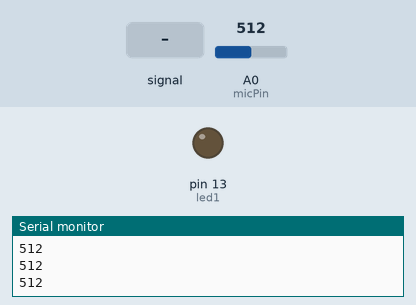
Bench run of a sketch on a simulated Arduino Uno, built with avr-gcc and run on an emulated ATmega328P. Shown: output pins drawn as LEDs (lit = HIGH), the last lines printed to the serial monitor. Dashed ring = blinking. Inputs (shaded band) come from the test bench; at power-on: A0 (micPin) = 512.

Above: at 1.7 s.
1.8 s: A0 (micPin) fed a 200 Hz sine of ±81 counts around its level
At 1.95 s:
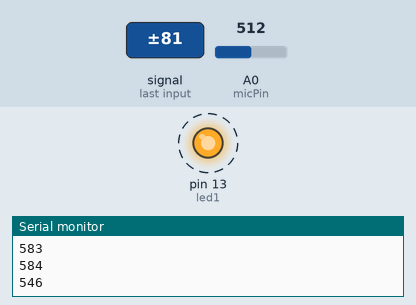
4.8 s: A0 (micPin) set to 716
At 6.0 s:
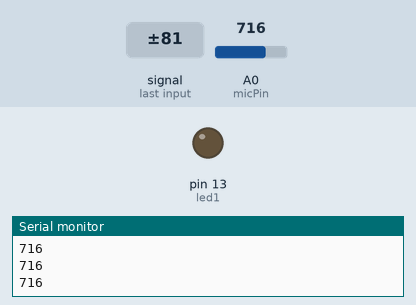
6.3 s: A0 (micPin) set to 725
At 7.6 s:
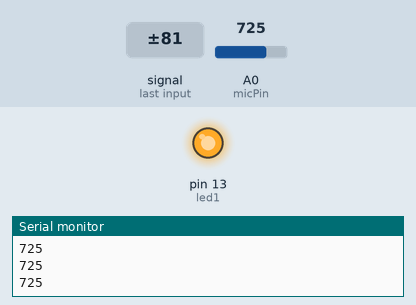
7.9 s: A0 (micPin) set to 900
At 9.1 s:
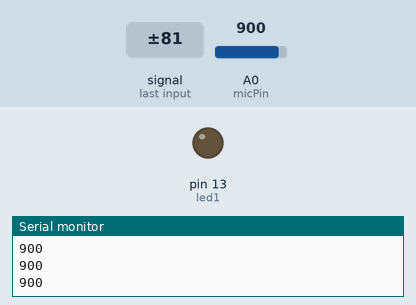
Timing chart, 0 to 10.5 s (numbered marks = the images above; inputs shaded):
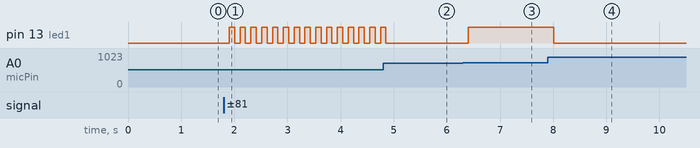

The sketch:

Clap_Switch.ino
```cpp
// Code Made by Gaurav@Electrovilla:- www.youtube.com/@Electrovilla
// Tutorial Video:- https://youtu.be/9olFSDUw1So
int micPin = A0;          // pin that the mic is attached to
int micValue1 = 0;
int micValue2 = 0; // the Microphone value
int led1 = 13; // Output at D13
boolean lightOn = false;


void setup() {
  pinMode(led1, OUTPUT);
  pinMode(micPin, INPUT);
  delay(500);
  Serial.begin(9600);  //for test the input value initialize serial
}

void loop() {
  micValue1 = analogRead(micPin);  // read pin value
  Serial.println(micValue1);
  delay(1);
  micValue2 = analogRead(micPin);
  Serial.println(micValue2);

  if (micValue1-micValue2 > 2||micValue2-micValue1 > 2){
  lightOn = !lightOn;
  delay(100);
  digitalWrite(led1, lightOn);
  }
}
```

Measured:
- the behaviour switches between 718 and 719 on A0 (micPin) (found by bisection; images 2 and 3)
- after the input at 1.8 s, pin 13 (led1): alternates HIGH for 0.10 s and LOW for 0.10 s, starting after 0.11 s
- after the input at 4.8 s, pin 13 (led1): goes on until 4.9 s, then stays LOW
- after the input at 6.3 s, pin 13 (led1): LOW → HIGH after 0.10 s
- after the input at 7.9 s, pin 13 (led1): HIGH → LOW after 0.11 s
